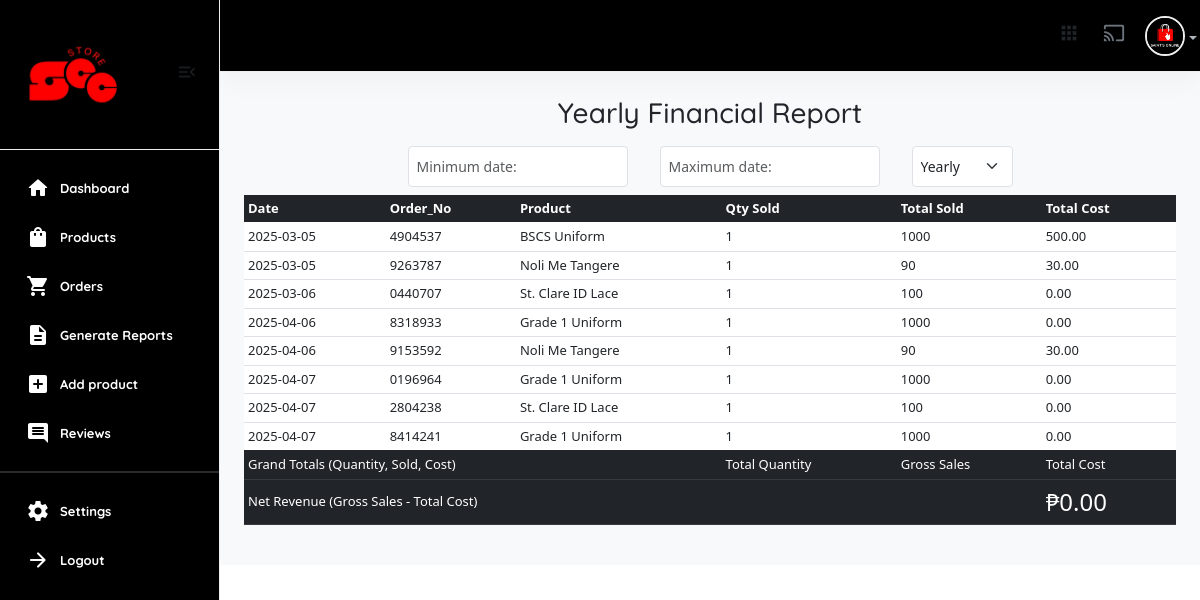
Page /useradmin/generate-reports/ (signed in) on the committed database.
### userauths/models.py (models this page shows, shortened)
class User(AbstractUser):
    email = models.EmailField(unique=True)
    username = models.CharField(max_length=100)
    bio = models.CharField(max_length=100)
    password = models.CharField(max_length=255)
    avatar = models.ImageField(upload_to='image/')
    USERNAME_FIELD = "email"
    REQUIRED_FIELDS = ['username']

class Profile(models.Model):
    user = models.OneToOneField(User, on_delete=models.CASCADE)
    image = models.ImageField(upload_to="image")
    full_name = models.CharField(max_length=200, null=True, blank=True)
    bio = models.CharField(max_length=200, null=True, blank=True)
    phone = models.CharField(max_length=200) # +234 (456) - 789
    address = models.CharField(max_length=200, null=True, blank=True)
    country = models.CharField(max_length=200, null=True, blank=True)
    relative_students = models.ManyToManyField(User, blank=True, related_name='parents', symmetrical=False)
    verified = models.BooleanField(default=False)

### core/models.py (models this page shows, shortened)
class Product(models.Model):
    pid = ShortUUIDField(unique=True, length=10, max_length=20, alphabet="abcdefgh12345")
    user = models.ForeignKey(User, on_delete=models.SET_NULL, null=True)
    category = models.ForeignKey(Category, on_delete=models.SET_NULL, null=True, related_name="category")
    vendor = models.ForeignKey(Vendor, on_delete=models.SET_NULL, null=True, related_name="product")
    title = models.CharField(max_length=100, default="Fresh Pear")
    image = models.ImageField(upload_to=user_directory_path, default="product.jpg")
    description = models.TextField(null=True, blank=True, default="This is the product")
    price = models.DecimalField(max_digits=12, decimal_places=2, default="0.00")
    old_price = models.DecimalField(max_digits=12, decimal_places=2, default="2.99", blank=True)
    vat = models.DecimalField(max_digits=12, decimal_places=2, default="0.00")
    cost = models.DecimalField(max_digits=12, decimal_places=2, default="0.00")
    specifications = models.TextField(null=True, blank=True)
    type = models.CharField(max_length=100, default="What is the product type?", null=True, blank=True)
    stock_count = models.IntegerField(default=0, null=True, blank=True)
    life = models.CharField(max_length=100, default="item life spand?", null=True, blank=True)
    mfd = models.DateField(auto_now_add=False, null=True, blank=True)
    tags = models.ManyToManyField(ProductTag, blank=True, related_name="products")
    product_status = models.CharField(choices=STATUS, max_length=100, default="In Review")
    status = models.BooleanField(default=True)
    in_stock = models.BooleanField(default=True)
    featured = models.BooleanField(default=True)
    digital = models.BooleanField(default=False)
    sku = ShortUUIDField(unique=True, length=4, max_length=10, prefix="sku", alphabet="abcdefgh")
    date = models.DateField(auto_now_add=True)
    updated = models.DateField(auto_now=True)
    class Meta:
        verbose_name_plural = "Product"

### useradmin/views.py (the view, shortened to what this page needs)
# urls.py: path("generate-reports/", views.reports, name="generate-reports"),
@user_passes_test(is_admin)
def reports(request, recurrent="Yearly"):
    user = request.user
    now = timezone.localtime()
    today = now.date()
    this_week_start = today - dt.timedelta(days=today.weekday())  # Monday
    this_month = now.month
    this_year = now.year
    order = CartOrder.objects.filter(paid_status=True).order_by("-id")
    total_revenue = CartOrder.objects.filter(paid_status=True).aggregate(price=Sum("price"))["price"] or 0
    daily_revenue = CartOrder.objects.filter(paid_status=True, order_date=today).aggregate(price=Sum("price"))["price"] or 0
    if recurrent == "Yearly":
        revenue = CartOrder.objects.filter(
            paid_status=True,
            order_date__year=this_year
        ).aggregate(price=Sum("price"))["price"] or 0
        sales = CartOrderProducts.objects.filter(
            order__paid_status=True,
            order__order_date__year=this_year
        ).annotate(
            order_num=Substr('order__oid', 2),  # Remove the '#' symbol (start from the second character)
            qty_sold=Sum('qty'),
            total_sold=Sum('total'),
            total_costing=Sum('cost'),
            order_date=F('order__order_date')  # Accessing the order_date field from CartOrder model
        ).values(
            'item',
            'order_num',  # This will contain the order number without the '#'
            'order_date',  # This will contain the order date
            'qty_sold',
            'total_sold',
            'total_cost'
        )
    total_orders_count = CartOrder.objects.count()
    all_products = Product.objects.all()
    all_categories = Category.objects.all()
    new_customers = User.objects.all().order_by("-id")[:6]
    latest_orders = CartOrder.objects.order_by("-id")[:10]
    context = {
        "user": user,
        "recurrent": recurrent,
        "total_revenue": total_revenue,
        "daily_revenue": daily_revenue,
        "revenue": revenue,
        "sales": sales,
        "all_products": all_products,
        "all_categories": all_categories,
        "new_customers": new_customers,
        "latest_orders": latest_orders,
        "total_orders_count": total_orders_count,
    }
    return render(request, "useradmin/generate-reports.html", context)

### core/context_processor.py (called while the page is built)
def default(request):
    categories = Category.objects.all()
    vendors = Vendor.objects.all()
    min_max_price = Product.objects.aggregate(Min("price"), Max("price"))
    try:
        address = Address.objects.get(user=request.user)
    except:
        address = None
    return {
        'categories': categories,
        'address':address,
        'vendors': vendors,
        'min_max_price':min_max_price
    }

### useradmin/views.py (called while the page is built)
def is_admin(user):
    return user.groups.filter(name='Staff').exists()

### templates/useradmin/generate-reports.html (shortened to what this page needs)
{% extends "useradmin/base.html" %}
{% load static %}
{% block content %}
<div class="p-4">
    <h3 class="text-center">{{recurrent}} Financial Report</h3>
    <table class="d-flex justify-content-center" border="0" cellspacing="5" cellpadding="5">
        <tbody class="text-center d-flex justify-content-center align-items-center">
            <tr class="mx-2 p-2">
                <td ><input class="form-control form-control-sm" type="text" id="min" name="min" placeholder="Minimum date:"></td>
            </tr>
            <tr class="mx-2 p-2">
                <td ><input class="form-control form-control-sm" type="text" id="max" name="max" placeholder="Maximum date:"></td>
            </tr>
            <tr class="mx-2 p-2">
                <td>
                    <select id="report-filter" class="form-select form-select-sm w-100">
                        <option value="Yearly" {% if recurrent == 'Yearly' %}selected{% endif %}>Yearly</option>
                    </select>
                </td>
            </tr>
        </tbody>
    </table>
    <table id="sales-table" class="table table-sm">
        <thead class="table-dark">
            <tr>
                <th>Date</th>
                <th>Order_No</th>
                <th>Product</th>
                <th>Qty Sold</th>
                <th>Total Sold</th>
                <th>Total Cost</th>
            </tr>
        </thead>
        <tbody>
        {% for item in sales %}
            <tr>
                <td>{{ item.order_date|date:"Y-m-d" }}</td>
                <td>{{ item.order_num }}</td>
                <td>{{ item.item }}</td>
                <td>{{ item.qty_sold }}</td>
                <td>{{ item.total_sold }}</td>
                <td>{{ item.total_cost }}</td>
            </tr>
        {% endfor %}
        </tbody>
        <tfoot class="table-dark">
            <tr>
                <th colspan="3">Grand Totals (Quantity, Sold, Cost)</th>
                <th id="total-qty">Total Quantity</th>
                <th id="total-sold">Gross Sales</th>
                <th id="total-cost">Total Cost</th>
            </tr>
            <tr>
                <th colspan="5">Net Revenue (Gross Sales - Total Cost)</th>
                <th class="fs-4" id="total-revenue">₱0.00</th>
            </tr>
        </tfoot>
    </table>
</div>
{% endblock %}

### templates/useradmin/base.html (shortened to what this page needs)
{% load static %}
<!DOCTYPE html>
<html lang="en">
    <head>
        <link href="{% static 'assets2/css/main.css' %}" rel="stylesheet" type="text/css" />
        <link rel="stylesheet" href="https://cdnjs.cloudflare.com/ajax/libs/font-awesome/6.0.0/css/all.min.css" />
        <link href="https://cdn.jsdelivr.net/npm/select2@4.0.13/dist/css/select2.min.css" rel="stylesheet" />
        <link href="https://cdn.datatables.net/v/bs5/moment-2.29.4/jszip-3.10.1/dt-2.2.2/af-2.7.0/b-3.2.2/b-html5-3.2.2/b-print-3.2.2/cr-2.0.4/date-1.5.5/fc-5.0.4/fh-4.0.1/kt-2.12.1/r-3.0.4/rg-1.5.1/rr-1.5.0/sc-2.4.3/sb-1.8.2/sp-2.3.3/sl-3.0.0/datatables.min.css" rel="stylesheet">
        <link href="https://cdn.jsdelivr.net/npm/bootstrap@5.0.2/dist/css/bootstrap.min.css" rel="stylesheet">
        <link rel="stylesheet" href="{% static 'css/dataTables.bootstrap4.min.css' %}">
        <link rel="stylesheet" href="https://cdn.datatables.net/buttons/2.4.2/css/buttons.bootstrap4.min.css">
        <link href="https://cdn.jsdelivr.net/npm/bootstrap@5.3.0/dist/css/bootstrap.min.css" rel="stylesheet">
        <link href="https://cdn.jsdelivr.net/npm/bootstrap-icons@1.10.5/font/bootstrap-icons.css" rel="stylesheet">
    </head>
    <body>
        <aside class="navbar-aside" id="offcanvas_aside">
            <div class="aside-top">
                <a href="{% url 'useradmin:dashboard' %}" class="brand-wrap">
                    <img src="{% static 'assets/imgs/theme/owshit.png' %}" class="logo" alt="E-commerce Dashboard" />
                </a>
                <div>
                    <button class="btn btn-icon btn-aside-minimize"><i class="text-muted material-icons md-menu_open"> </i></button>
                </div>
            </div>
            <nav>
                <ul class="menu-aside">
                    <li class="menu-item active">
                        <a class="menu-link" href="{% url 'useradmin:dashboard' %}">
                            <i class="icon material-icons md-home"></i>
                            <span class="text">Dashboard</span>
                        </a>
                    </li>
                    <li class="menu-item">
                        <a class="menu-link" href="{% url 'useradmin:dashboard-products' %}">
                            <i class="icon material-icons md-shopping_bag"></i>
                            <span class="text">Products</span>
                        </a>
                    </li>
                    <li class="menu-item">
                        <a class="menu-link" href="{% url 'useradmin:orders' %}">
                            <i class="icon material-icons md-shopping_cart"></i>
                            <span class="text">Orders</span>
                        </a>
                    </li>
                    <li class="menu-item ">
                        <a class="menu-link" href="{% url 'useradmin:generate-reports' %}">
                            <i class="icon material-icons md-description"></i>
                            <span class="text">Generate Reports</span>
                        </a>
                    </li>
                    <li class="menu-item ">
                        <a class="menu-link" href="{% url 'useradmin:dashboard-add-products' %}">
                            <i class="icon material-icons md-add_box"></i>
                            <span class="text">Add product</span>
                        </a>
                    </li>
                    <li class="menu-item">
                        <a class="menu-link" href="{% url 'useradmin:reviews'%}">
                            <i class="icon material-icons md-comment"></i>
                            <span class="text">Reviews</span>
                        </a>
                    </li>
                </ul>
                <hr />
                <ul class="menu-aside">
                    <li class="menu-item">
                        <a class="menu-link" href="{% url 'useradmin:settings' %}">
                            <i class="icon material-icons md-settings"></i>
                            <span class="text">Settings</span>
                        </a>
                    </li>
                    <li class="menu-item">
                        <a class="menu-link" href="{% url 'userauths:sign-out' %}">
                            <i class="icon material-icons md-arrow_forward"></i>
                            <span class="text">Logout</span>
                        </a>
                    </li>
                </ul>
                <br />
                <br />
            </nav>
        </aside>
        <main class="main-wrap">
             <header class="main-header navbar">
                <div class="col-nav">
                    <button class="btn btn-icon btn-mobile me-auto" data-trigger="#offcanvas_aside"><i class="material-icons md-apps"></i></button>
                    <ul class="nav">
                        <li class="nav-item">
                            <a href="#" class="requestfullscreen nav-link btn-icon"><i class="material-icons md-cast"></i></a>
                        </li>
                        <li class="dropdown nav-item">
                            <a class="dropdown-toggle" data-bs-toggle="dropdown" href="#" id="dropdownAccount" aria-expanded="false">
                                {% if request.user.profile.image %}
                                <img class="img-xs rounded-circle" src="{{request.user.profile.image.url}}" alt="User" />
                                {% else %}
                                <img class="img-xs rounded-circle" src="https://www.shutterstock.com/image-vector/vector-flat-illustration-grayscale-avatar-600nw-2281862025.jpg" alt="User" />
                                {% endif %}
                            </a>
                        </li>
                    </ul>
                </div>
            </header>
            {% block content %}
            {% endblock content %}
        </main>
    </body>
</html>

### rows in the picture
User: user.profile.image (picture)
Product: order_date "2025-04-07", order_num "0196964", item "Grade 1 Uniform", qty_sold "1", total_sold "1000", total_cost "0.00", order_num "8414241"
Product: order_date "2025-04-07", order_num "2804238", item "St. Clare ID Lace", qty_sold "1", total_sold "100", total_cost "0.00"

### other values in the picture
{{ recurrent }} "Yearly"
{{ item.order_date|date:"Y-m-d" }} "2025-03-05" "2025-03-05" "2025-03-06" "2025-04-06" "2025-04-06"
{{ item.order_num }} "4904537" "9263787" "0440707" "8318933" "9153592"
{{ item.item }} "BSCS Uniform" "Noli Me Tangere" "St. Clare ID Lace" "Grade 1 Uniform" "Noli Me Tangere"
{{ item.qty_sold }} "1" "1" "1" "1" "1"
{{ item.total_sold }} "1000" "90" "100" "1000" "90"
{{ item.total_cost }} "500.00" "30.00" "0.00" "0.00" "30.00"
